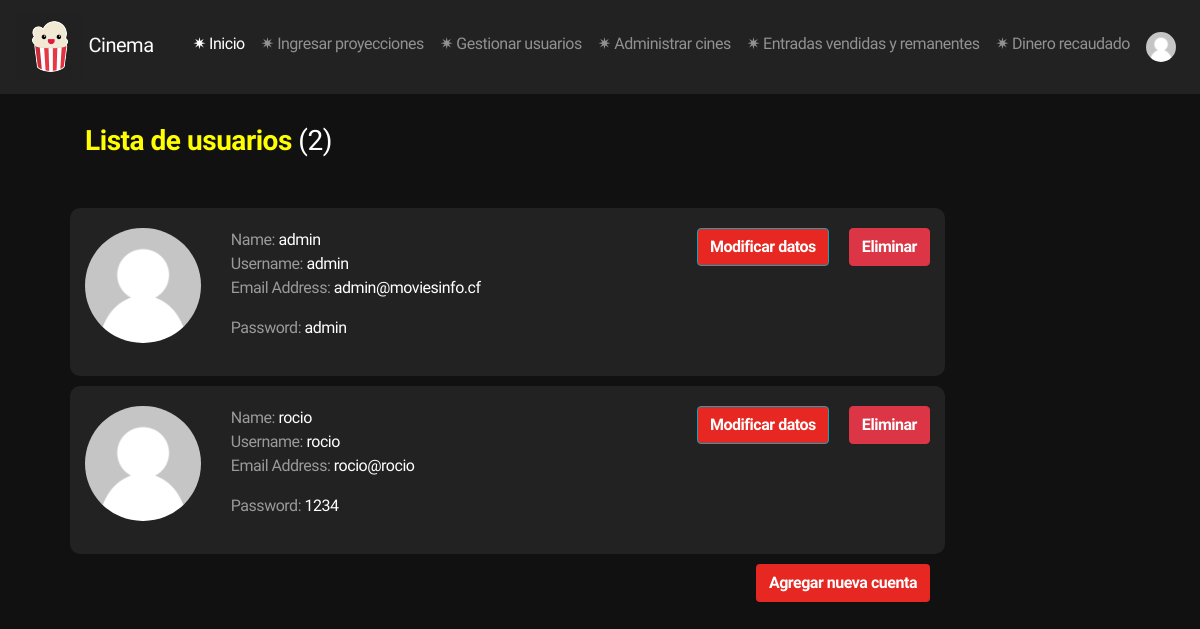
The page /admin/users.php (signed in) on the database its author committed.
### tables this page shows
CREATE TABLE `userdata` (
  `UserId` int(50) NOT NULL,
  `Username` varchar(20) NOT NULL,
  `Pass` varchar(50) NOT NULL,
  `Fullname` varchar(50) NOT NULL,
  `Email` varchar(50) NOT NULL,
  `status` varchar(10) NOT NULL
);

### admin/userlist.php (the view, shortened to what this page needs)
<?php
include('../controller/connectdb.php');
$sql = "SELECT * FROM userdata";
$result = $conn->query($sql);
$list = '';
$total = $result->num_rows;
if($result->num_rows > 0) {
     while($row = $result->fetch_assoc()) {
        $list = $list.'
        <div class="row box">
        <div class="col-md-2 box4">
         <img src="../image/default-user.png" alt="user" class="user-profile">
        </div>
        <div class="col-md-6 box5">
            <p> <span style="color: #9a9a9a;">Name: </span> '.$row["Fullname"].'<br>
             <span style="color: #9a9a9a;">Username: </span>'.$row["Username"].'<br>
           <span style="color: #9a9a9a;">Email Address: </span>'.$row["Email"].'<br>
           <p> <span style="color: #9a9a9a;">Password: </span> '.$row["Pass"].'
            </p>
        </div>
        <div class="col-md-4 box5">
            <a href="../controller/deleteuser.php?id='.$row["UserId"].'" class="btn btn-danger"> Eliminar </a>
            <a href="updateuser.php?id='.$row["UserId"].'" class="btn btn-outline-info"> Modificar datos </a>
        </div>
    </div>
        ';
    }
} else {
    $list = "There is no account created yet";
}
?>

### admin/users.php (shortened to what this page needs)
<?php
include('userlist.php');
?>
<!DOCTYPE html>
<html lang="en">
<head>
    <link rel="stylesheet" href="../css/index.css">
    <link rel="stylesheet" href="../css/users.css">
    <link rel=" stylesheet " href="../css/bootstrap.min.css ">
    <link rel="stylesheet" href="https://cdnjs.cloudflare.com/ajax/libs/font-awesome/4.7.0/css/font-awesome.min.css">
    <link rel="stylesheet" href="../css/moviesrequest.css">
    <link rel="stylesheet" href="../css/popup.css">
</head>
<body background="...\image\fondo.jgp">
    <nav class="navbar navbar-expand-sm bg-secondary navbar-dark fixed-top ">
        <a class="navbar-brand " href="#">
        <img src="../image/8.png " alt="logo "> Cinema
        </a>
        <ul class="navbar-nav ">
            <li class="nav-item ">
                <a class="nav-link active " href="index.php "> ✷ Inicio</a>
            <li class="nav-item ">
            <li class="nav-item ">
                <a class="nav-link " href=""> ✷ Ingresar proyecciones</a>
            </li>
            </li>
            <li class="nav-item ">
                <a class="nav-link " href="users.php"> ✷ Gestionar usuarios</a>
            </li>
            </li>
            <li class="nav-item ">
                <a class="nav-link" href="admincinema.php"> ✷ Administrar cines</a>
            </li>
            <li class="nav-item ">
                <a class="nav-link" href=""> ✷ Entradas vendidas y remanentes</a>
            </li>
            <li class="nav-item ">
                <a class="nav-link" href=""> ✷ Dinero recaudado</a>
            </li>
            <li class="nav-item dropdown dropleft">
                <a class="nav-link" href="#" data-toggle="dropdown">
                    <img src="../image/default-user.png" style="width:30px; border-radius:50%;" alt="logo ">
                </a>
            </li>
        </ul>
    </nav>
    <div class="container req-box" >
        <form action="" method="post">
            <div class="row">
                <div class="col-md-10 box1">
                    <h3 style="margin-bottom:50px;"><span style="font-weight:bold; color: yellow">Lista de usuarios </span>(<?php echo $total ?>)</h3>
                    <?php
                    echo $list;
                    ?>
                    <a href="#popup2" class="btn"> Agregar nueva cuenta</a>
                </div>
            </div>
        </form>
    </div>
</body>
</html>

### css/index.css (style rules this page uses)
body { background: rgb(0, 0, 0) !important; margin : 0; font-family: "Arimo",Arial,Helvetica,"Lucida Grande",sans-serif !important; letter-spacing: -.03em; color: #fff; font-size: 16px; }
a { text-decoration: none !important; background-color: transparent; }
.box { padding: 15px; }
.row { padding : 20px 0; }

### css/users.css (style rules this page uses)
body { background-image: url(image/rojo.jpg); }

### css/moviesrequest.css (style rules this page uses)
body { background: #111 !important; margin : 0; font-family: "Arimo",Arial,Helvetica,"Lucida Grande",sans-serif !important; letter-spacing: -.03em; color: #fff; font-size: 16px; }
.req-box { margin-top:50px; padding: 30px; }
.box1 { padding: 0 40px; }
.btn { background: #e72721; color: #fff !important; font-weight: bold; float: right; }
.btn-danger { background: #dc3545; margin-left:20px; }
.user-profile { border-radius: 50%; width: 100%; }
.box { background: #222; border-radius: 10px; margin-bottom: 10px; }
a { text-decoration: none !important; background-color: transparent; }

### rows shown on the page
userdata: Fullname "admin", Username "admin", Email "admin@moviesinfo.cf", Pass "admin"
userdata: Fullname "rocio", Username "rocio", Email "rocio@rocio", Pass "1234"

### other values the page prints
$total "2"
